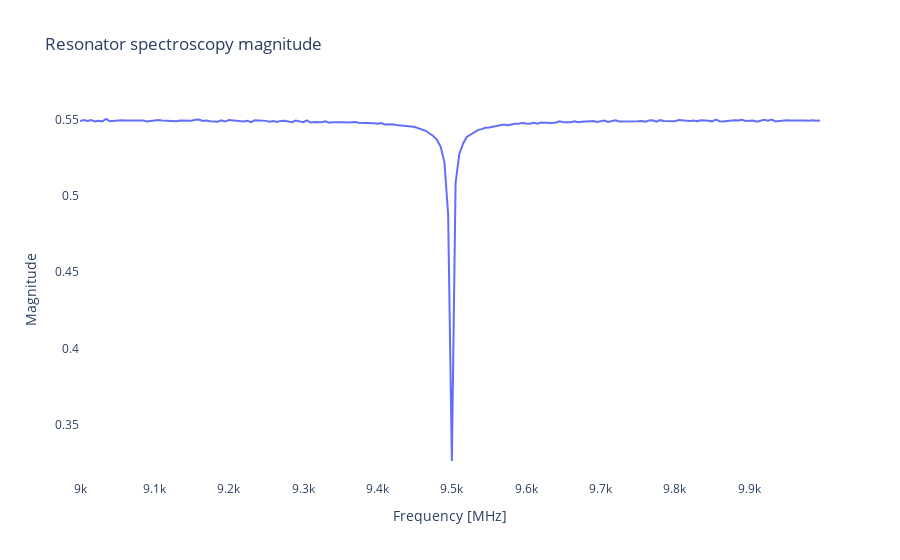
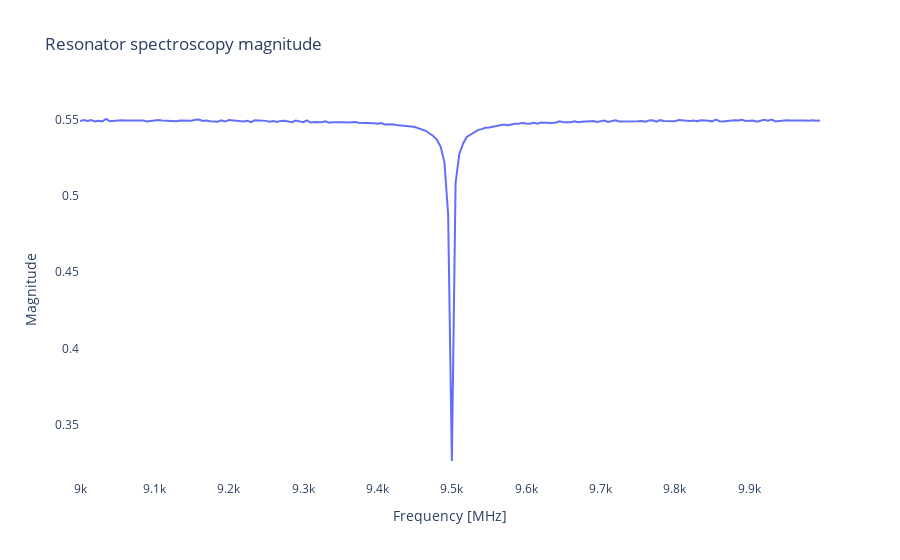
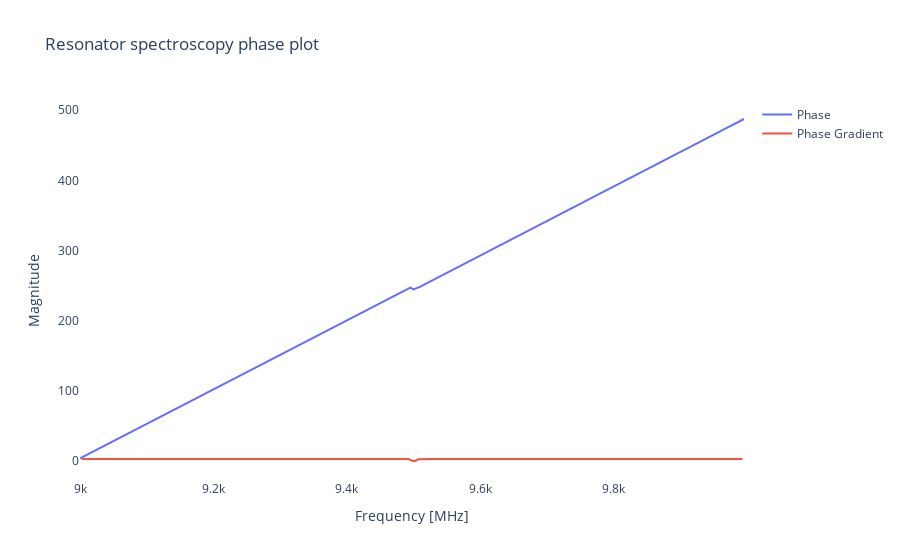
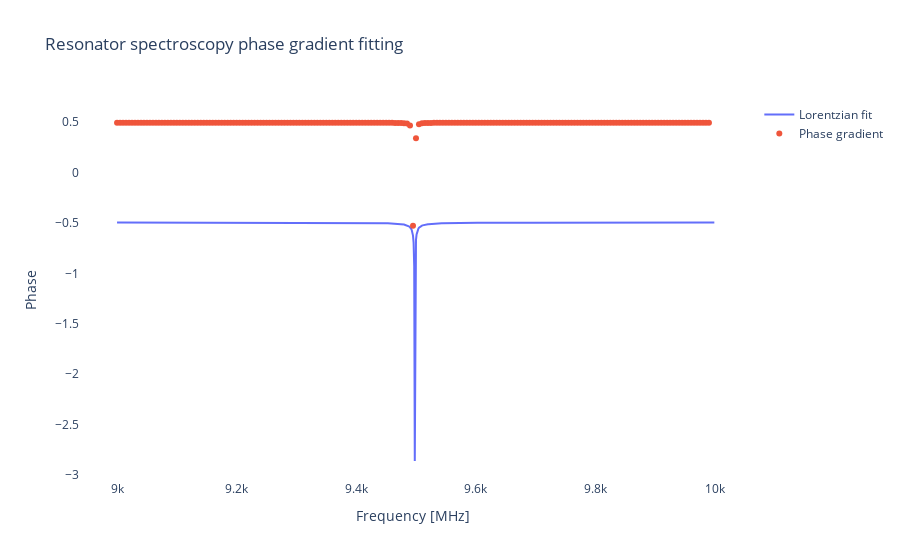

Here is the notebook cell these charts were saved with, in order:
### Code cell
# 1. Resonator spectroscopy
resonator_spec = ResonatorSweepTransmissionWithExtraInitialLPB(
    dut_qubit=qubit,
    start=9000.0,
    stop=10000.0,
    step=5.0,
    num_avs=1000,
    amp=0.02,
    mp_width=8.0
)

### Figure 1 — Plotly figure (JSON) as saved in the notebook; plotly's stock layout.template omitted (floating-point values rounded to 4 significant figures; data arrays with more than 128 entries replaced by an {"elided": "..."} marker saying what was removed)
{"data": [{"mode": "lines", "name": "Magnitude", "type": "scatter", "x": {"elided": "200 float values"}, "y": {"elided": "200 float values"}}], "layout": {"plot_bgcolor": "white", "title": {"text": "Resonator spectroscopy magnitude"}, "xaxis": {"title": {"text": "Frequency [MHz]"}}, "yaxis": {"title": {"text": "Magnitude"}}}}

### Figure 2 — Plotly figure (JSON) as saved in the notebook; plotly's stock layout.template omitted (floating-point values rounded to 4 significant figures; data arrays with more than 128 entries replaced by an {"elided": "..."} marker saying what was removed)
{"data": [{"line": {"width": 2}, "mode": "lines", "name": "Magnitude", "type": "scatter", "x": {"elided": "200 float values"}, "y": {"elided": "200 float values"}}], "layout": {"plot_bgcolor": "white", "title": {"text": "Resonator spectroscopy magnitude"}, "xaxis": {"title": {"text": "Frequency [MHz]"}}, "yaxis": {"title": {"text": "Magnitude"}}}}

### Figure 3 — Plotly figure (JSON) as saved in the notebook; plotly's stock layout.template omitted (floating-point values rounded to 4 significant figures; data arrays with more than 128 entries replaced by an {"elided": "..."} marker saying what was removed)
{"data": [{"mode": "lines", "name": "Phase", "type": "scatter", "x": {"elided": "200 float values"}, "y": {"elided": "200 float values"}}, {"mode": "lines", "name": "Phase Gradient", "type": "scatter", "x": {"elided": "199 float values"}, "y": {"elided": "200 float values"}}], "layout": {"plot_bgcolor": "white", "title": {"text": "Resonator spectroscopy phase plot"}, "xaxis": {"title": {"text": "Frequency [MHz]"}}, "yaxis": {"title": {"text": "Magnitude"}}}}

### Figure 4 — Plotly figure (JSON) as saved in the notebook; plotly's stock layout.template omitted (floating-point values rounded to 4 significant figures; data arrays with more than 128 entries replaced by an {"elided": "..."} marker saying what was removed)
{"data": [{"mode": "lines", "name": "Lorentzian fit", "type": "scatter", "x": {"elided": "1000 float values"}, "y": {"elided": "1000 float values"}}, {"mode": "markers", "name": "Phase gradient", "type": "scatter", "x": {"elided": "200 float values"}, "y": {"elided": "199 float values"}}], "layout": {"plot_bgcolor": "white", "title": {"text": "Resonator spectroscopy phase gradient fitting"}, "xaxis": {"title": {"text": "Frequency [MHz]"}}, "yaxis": {"title": {"text": "Phase"}}}}
